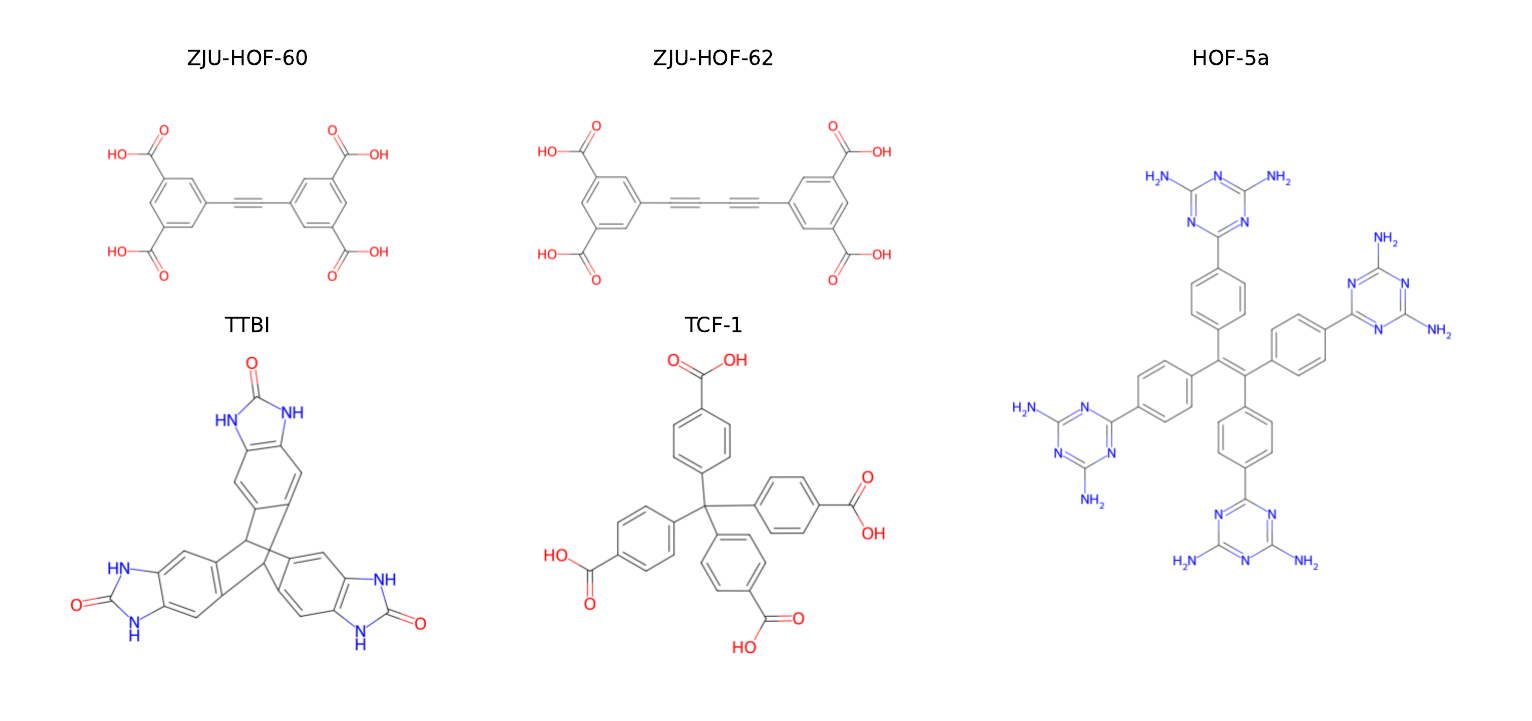

Source code (Python):
from rdkit import Chem
from rdkit.Chem import AllChem, Draw, rdDepictor
import matplotlib.pyplot as plt
from cairosvg import svg2png
from io import BytesIO
from PIL import Image
import math

# Define the molecules
T1 = [
#("TTBI", "\t$P\overline{1}$, Z$^\prime$=1\n\t\t$P4_2$/$m$, Z$^\prime$=**\n\t\t\t$P6_3/mmm$, Z$^\prime$=0.1", "C1=C2C3C4=CC5=C(C=C4C(C2=CC6=C1NC(=O)N6)C7=CC8=C(C=C37)NC(=O)N8)NC(=O)N5"),
("ZJU-HOF-60", "$C$2/$m$", "O=C(O)c2cc(C#Cc1cc(C(=O)O)cc(C(=O)O)c1)cc(C(=O)O)c2"),
("ZJU-HOF-62", "$P3_1$", "O=C(O)c2cc(C#CC#Cc1cc(C(=O)O)cc(C(=O)O)c1)cc(C(=O)O)c2"),
("TTBI", "$P\overline{1}$; $P4_2$/$m$; $P6_3/mmm$", "O=c2[nH]c1cc5c(cc1[nH]2)C8c4cc3[nH]c(=O)[nH]c3cc4C5c7cc6[nH]c(=O)[nH]c6cc78"),
("TCF", "$I\overline{4}$", "O=C(O)c4ccc(C(c1ccc(C(=O)O)cc1)(c2ccc(C(=O)O)cc2)c3ccc(C(=O)O)cc3)cc4"),
#("HOF-1a", "$Fdd2$ (0.5)", "Nc8nc(N)nc(c7ccc(C(c2ccc(c1nc(N)nc(N)n1)cc2)(c4ccc(c3nc(N)nc(N)n3)cc4)c6ccc(c5nc(N)nc(N)n5)cc6)cc7)n8"),
("HOF-5a", "$C$2/$m$", "Nc8nc(N)nc(c7ccc(/C(=C(c2ccc(c1nc(N)nc(N)n1)cc2)/c4ccc(c3nc(N)nc(N)n3)cc4)c6ccc(c5nc(N)nc(N)n5)cc6)cc7)n8"),
]
# Create the plot with GridSpec
fig = plt.figure(figsize=(15, 6))
gs = fig.add_gridspec(
    2,
    3,
    width_ratios=[1.4, 1.4, 1.7],
    height_ratios=[1, 1.25],
    wspace=0,
    hspace=0,
)
rdDepictor.SetPreferCoordGen(True)
# Place the first 10 molecules in the first row
for i in range(4):
    row = i // 2
    col = i % 2
    ax = fig.add_subplot(gs[row, col])
    # Extract molecule data
    name, spg, smiles = T1[i]

    # Generate RDKit molecule object from SMILES string
    mol = Chem.MolFromSmiles(smiles)
    AllChem.EmbedMolecule(mol, AllChem.ETKDGv3())
    AllChem.UFFOptimizeMolecule(mol)
    AllChem.Compute2DCoords(mol)
    if name == "TTBI":
        ang = 10
    elif name == "ZJU-HOF-60" or name == "ZJU-HOF-62":
        ang = 30
    else:
        ang = 0
    conf = mol.GetConformer()
    for i in range(mol.GetNumAtoms()):
        pos = conf.GetAtomPosition(i)
        angle = math.radians(ang)  # Rotate by 30 degrees
        x_new = pos.x * math.cos(angle) - pos.y * math.sin(angle)
        y_new = pos.x * math.sin(angle) + pos.y * math.cos(angle)
        conf.SetAtomPosition(i, (x_new, y_new, pos.z))

    if name == "ZJU-HOF-62":
        drawer = Draw.MolDraw2DSVG(500, 350)
    else:
        drawer = Draw.MolDraw2DSVG(400, 280)
    # Remove background and padding to avoid internal borders in the SVG/PNG
    drawer.drawOptions().clearBackground = False
    drawer.drawOptions().padding = 0.0
    drawer.DrawMolecule(mol)
    drawer.FinishDrawing()
    svg = drawer.GetDrawingText()
    if name == "ZJU-HOF-62":
        png_image = svg2png(bytestring=svg, output_width=1200, output_height=800)
    else:
        png_image = svg2png(bytestring=svg, output_width=950, output_height=800)
    png_image = Image.open(BytesIO(png_image))

    # Display the PNG on the subplot
    ax.imshow(png_image)
    ax.axis('off')
    # Ensure no visible frame/spines around each subplot
    ax.set_frame_on(False)
    for spine in ax.spines.values():
        spine.set_visible(False)
    ax.patch.set_visible(False)
    ax.set_title(f"{name}", fontsize=15, va='center')

# Add a larger subplot for the last molecule
ax = fig.add_subplot(gs[:, 2])
name, spg, smiles = T1[4]
mol = Chem.MolFromSmiles(smiles)
AllChem.EmbedMolecule(mol, AllChem.ETKDGv3())
AllChem.UFFOptimizeMolecule(mol)
AllChem.Compute2DCoords(mol)
drawer = Draw.MolDraw2DSVG(500, 600)
# Remove background and padding to avoid internal borders in the SVG/PNG
drawer.drawOptions().clearBackground = False
drawer.drawOptions().padding = 0.0
drawer.DrawMolecule(mol)
drawer.FinishDrawing()
svg = drawer.GetDrawingText()
png_image = svg2png(bytestring=svg, output_width=1500, output_height=1800)
png_image = Image.open(BytesIO(png_image))
# Display the PNG on the subplot
ax.imshow(png_image)
ax.axis('off')
# Ensure no visible frame/spines around the large subplot
ax.set_frame_on(False)
for spine in ax.spines.values():
    spine.set_visible(False)
ax.patch.set_visible(False)
ax.set_title(f"{name}", fontsize=15, va='center')

# Adjust layout to prevent overlap
# Fill the canvas fully with no margins between/around axes
plt.subplots_adjust(left=0, right=1, bottom=0, top=1, wspace=0, hspace=0)
plt.savefig('Fig1-molecule.pdf', bbox_inches='tight', pad_inches=0.5)
